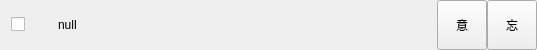
<?xml version="1.0" encoding="UTF-8"?>
<ui version="4.0">
 <class>VocabListItem</class>
 <widget class="QWidget" name="VocabListItem">
  <property name="windowModality">
   <enum>Qt::WindowModal</enum>
  </property>
  <property name="geometry">
   <rect>
    <x>0</x>
    <y>0</y>
    <width>537</width>
    <height>50</height>
   </rect>
  </property>
  <property name="minimumSize">
   <size>
    <width>500</width>
    <height>50</height>
   </size>
  </property>
  <property name="windowTitle">
   <string>Form</string>
  </property>
  <layout class="QHBoxLayout" name="horizontalLayout" stretch="1,8,1,1">
   <property name="spacing">
    <number>0</number>
   </property>
   <property name="topMargin">
    <number>0</number>
   </property>
   <property name="rightMargin">
    <number>0</number>
   </property>
   <property name="bottomMargin">
    <number>0</number>
   </property>
   <item>
    <widget class="QCheckBox" name="cb">
     <property name="text">
      <string/>
     </property>
    </widget>
   </item>
   <item>
    <widget class="QLabel" name="l">
     <property name="text">
      <string>null</string>
     </property>
    </widget>
   </item>
   <item>
    <widget class="QToolButton" name="tb_meaning">
     <property name="sizePolicy">
      <sizepolicy hsizetype="Maximum" vsizetype="Maximum">
       <horstretch>0</horstretch>
       <verstretch>0</verstretch>
      </sizepolicy>
     </property>
     <property name="minimumSize">
      <size>
       <width>50</width>
       <height>50</height>
      </size>
     </property>
     <property name="maximumSize">
      <size>
       <width>50</width>
       <height>50</height>
      </size>
     </property>
     <property name="text">
      <string>意</string>
     </property>
    </widget>
   </item>
   <item>
    <widget class="QToolButton" name="tb_forget">
     <property name="sizePolicy">
      <sizepolicy hsizetype="Maximum" vsizetype="Maximum">
       <horstretch>0</horstretch>
       <verstretch>0</verstretch>
      </sizepolicy>
     </property>
     <property name="minimumSize">
      <size>
       <width>50</width>
       <height>50</height>
      </size>
     </property>
     <property name="maximumSize">
      <size>
       <width>50</width>
       <height>50</height>
      </size>
     </property>
     <property name="text">
      <string>忘</string>
     </property>
    </widget>
   </item>
  </layout>
 </widget>
 <resources/>
 <connections/>
</ui>
